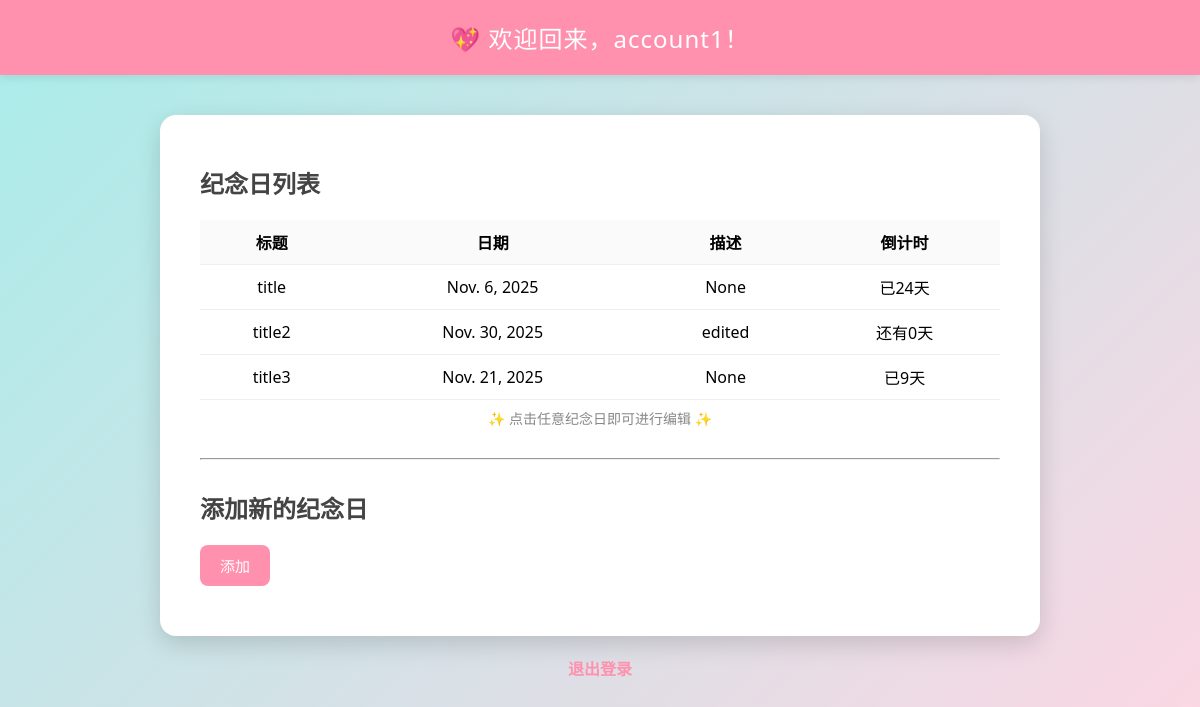
Page /home/ (signed in) on the committed database.
### apps/accounts/models.py (models this page shows, shortened)
class User(AbstractUser):
    nickname = models.CharField(max_length=20, blank=True)
    sex = models.CharField(max_length=1, choices=(('M', 'Male'), ('F', 'Female')))
    partner = models.OneToOneField(
        'self',
        on_delete=models.SET_NULL,
        null=True,
        blank=True,
        related_name='partner_of',
    )
    groups = models.ManyToManyField(
        Group,
        related_name='custom_user_set',  # 避免和 auth.User 冲突
        blank=True,
        help_text='The groups this user belongs to.',
        verbose_name='groups'
    )
    user_permissions = models.ManyToManyField(
        Permission,
        related_name='custom_user_permissions_set',  # 避免和 auth.User 冲突
        blank=True,
        help_text='Specific permissions for this user.',
        verbose_name='user permissions'
    )

### apps/anniversary/models.py (models this page shows, shortened)
class Anniversary(models.Model):
    id = models.AutoField(primary_key=True)
    date: date = models.DateField()
    duration = models.IntegerField(null=True, blank=True)
    title = models.CharField(max_length=20)
    description = models.TextField(null=True, blank=True)
    owner = models.ForeignKey(
        settings.AUTH_USER_MODEL,
        on_delete=models.CASCADE,
        related_name='anniversaries', # 可通过user.anniversaries()访问
    )
    @property
    def abs_duration(self):
        return abs(self.duration)
    class Meta:
        ordering = ['id']

### apps/main/views.py (the view)
# urls.py: path('', views.home, name='home'),
@login_required(login_url='/login/')
def home(request):
    current_user = request.user
    name = current_user.username
    anniversaries = get_anniversaries(current_user)
    return render(request, "home.html", {'username': name, 'anniversaries': anniversaries})

### apps/anniversary/views.py (called while the page is built)
def get_anniversaries(current_user):
    anniversaries = list(Anniversary.objects.filter(owner=current_user))
    for a in anniversaries:
        a.duration = (a.date - datetime.now().date()).days # 计算倒计时天数
    return anniversaries

### templates/home.html (shortened to what this page needs)
<!DOCTYPE html>
<html lang="zh-CN">
<head>
</head>
<body>
<header>
    💖 欢迎回来，{{ username }}！
</header>
<div class="content">
    <h2>纪念日列表</h2>
    {% if anniversaries %}
        <table>
            <tr>
                <th>标题</th>
                <th>日期</th>
                <th>描述</th>
                <th>倒计时</th>
            </tr>
            {% for item in anniversaries %}
            <tr onclick="window.location.href='/anniversary/edit/?id={{ item.id }}'">
                <td>{{ item.title }}</td>
                <td>{{ item.date }}</td>
                <td>{{ item.description }}</td>
                {% if item.duration < 0 %}
                    <td>已{{ item.abs_duration }}天</td>
                {% else %}
                    <td>还有{{ item.duration }}天</td>
                {% endif %}
            </tr>
            {% endfor %}
        </table>
        <p class="tip">✨ 点击任意纪念日即可进行编辑 ✨</p>
    {% else %}
        <p>你还没有添加任何纪念日哦 💕</p>
    {% endif %}
    <hr style="margin: 30px 0;">
    <h2>添加新的纪念日</h2>
    <form action="/anniversary/add/" method="GET">
        <button type="submit">添加</button>
    </form>
</div>
<div class="logout">
    <a href="/logout/">退出登录</a>
</div>
</body>
</html>

### templates/home.html (style rules this page uses)
body { margin: 0; font-family: "Segoe UI", "PingFang SC", sans-serif; background: linear-gradient(135deg, #A8EDEA, #FED6E3); min-height: 100vh; display: flex; flex-direction: column; align-items: center; }
header { width: 100%; background-color: #ff91af; color: white; padding: 20px 0; text-align: center; font-size: 24px; letter-spacing: 1px; box-shadow: 0 2px 10px rgba(0,0,0,0.1); }
.content { margin-top: 40px; width: 90%; max-width: 800px; background-color: white; border-radius: 16px; box-shadow: 0 8px 24px rgba(0,0,0,0.15); padding: 30px 40px; }
h2 { color: #444; margin-bottom: 20px; }
form { display: flex; gap: 10px; margin-bottom: 20px; flex-wrap: wrap; }
button { background-color: #ff91af; border: none; color: white; padding: 10px 20px; border-radius: 8px; cursor: pointer; font-size: 15px; transition: background-color 0.2s; }
table { width: 100%; border-collapse: collapse; margin-top: 10px; }
th, td { text-align: center; padding: 10px; border-bottom: 1px solid #eee; }
th { background-color: #fafafa; }
tr { cursor: pointer; transition: all 0.25s ease; }
.logout { margin-top: 20px; text-align: center; }
.logout a { color: #ff91af; text-decoration: none; font-weight: bold; }
.tip { text-align: center; color: #888; font-size: 14px; margin-top: 8px; }

### rows in the picture
User: username "account1"
Anniversary: title "title", date "Nov. 6, 2025", description "None", abs_duration "24"
Anniversary: title "title2", date "Nov. 30, 2025", description "edited", duration "0"
Anniversary: title "title3", date "Nov. 21, 2025", description "None", abs_duration "9"
